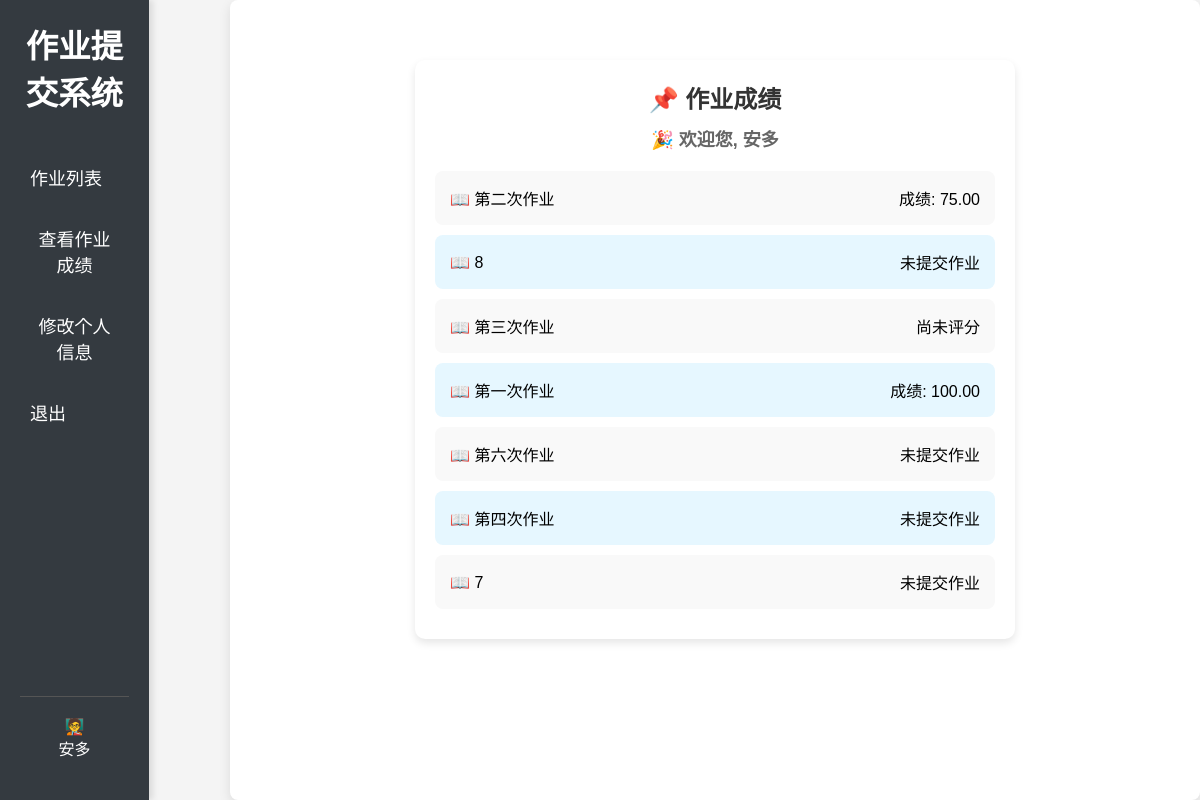
The page /check_grade (signed in) on the database as committed earlier.
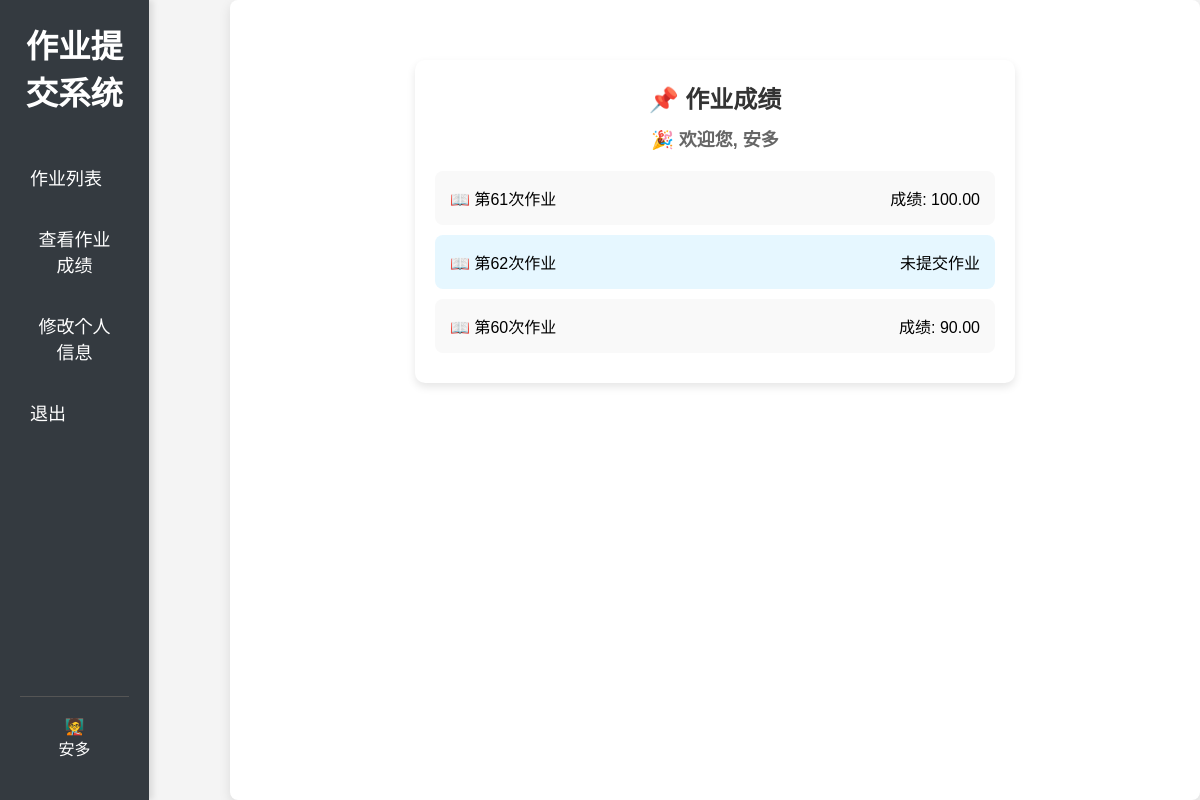
The same page on the database as committed later.
### assignment_system/models.py (models this page shows, shortened)
class Assignment(models.Model):
    title = models.CharField(max_length=200)
    description = models.TextField()
    due_date = models.DateTimeField()
    file = models.FileField(upload_to='submissions/', blank=True, null=True)
    custom_fields = models.JSONField(default=list, blank=True, null=True)

class Scores(models.Model):
    student = models.ForeignKey(settings.AUTH_USER_MODEL, on_delete=models.CASCADE)
    assignment = models.ForeignKey('Assignment', on_delete=models.CASCADE)
    score = models.DecimalField(max_digits=5, decimal_places=2,verbose_name="成绩",default=0)
    submission=models.ForeignKey('Submission',on_delete=models.CASCADE,related_name='score', null=True, blank=True,default=None)

### assignment_system/views/student_views.py (the view)
# urls.py: path("check_grade", student_views.check_grade, name="check_grade"),
def check_grade(request):
    if not request.user.is_authenticated:
        return redirect("custom_login")
    student = request.user
    scores = Scores.objects.filter(student=student)
    assignments = Assignment.objects.all().order_by("due_date")
    submissions = Submission.objects.filter(
        student=student,
        assignment=OuterRef("pk")
    )
    assignments = assignments.annotate(has_submission=Exists(submissions))
    assignment_scores = {}
    for assignment in assignments:
        score = scores.filter(assignment=assignment).first()
        assignment_scores[assignment] = score
    return render(
        request,
        "student/check_grade.html",
        {
            "assignment_scores": assignment_scores,
            "assignments": assignments,
            "user": student,
        }
    )

### assignment_system/templates/student/check_grade.html (shortened to what this page needs)
{% extends 'base.html' %}
{% block content %}
<div class="container">
    <h2 class="title">📌 作业成绩</h2>
    <h3 class="welcome">🎉 欢迎您, {{ user.name }}</h3>
    <ul class="assignment-list">
        {% for assignment, score in assignment_scores.items %}
            <li class="assignment-item">
                <span class="assignment-title">📖 {{ assignment.title }}</span>
                {% if not assignment.has_submission %}
                    <span class="status no-status-submitted">未提交作业</span>
                {% else %}
                {% if score.score > 0 %}
                    <span class="assignment-score">成绩: {{ score.score }}</span>
                {% else %}
                    <span class="no-score">尚未评分</span>
                {% endif %}
                {% endif %}
            </li>
        {% empty %}
            <li class="no-assignment">暂无作业</li>
        {% endfor %}
    </ul>
</div>
{% endblock %}

Rows that differ between the two databases and show on the page:
removed Assignment: title "第二次作业", score "75.00"
removed Assignment: title "8", shows "未提交作业"
removed Assignment: title "第三次作业", shows "尚未评分"
removed Assignment: title "第一次作业", score "100.00"
removed Assignment: title "第六次作业", shows "未提交作业"
removed Assignment: title "第四次作业", shows "未提交作业"
removed Assignment: title "7", shows "未提交作业"
added Assignment: title "第61次作业", score "100.00"
added Assignment: title "第62次作业", shows "未提交作业"
added Assignment: title "第60次作业", score "90.00"
